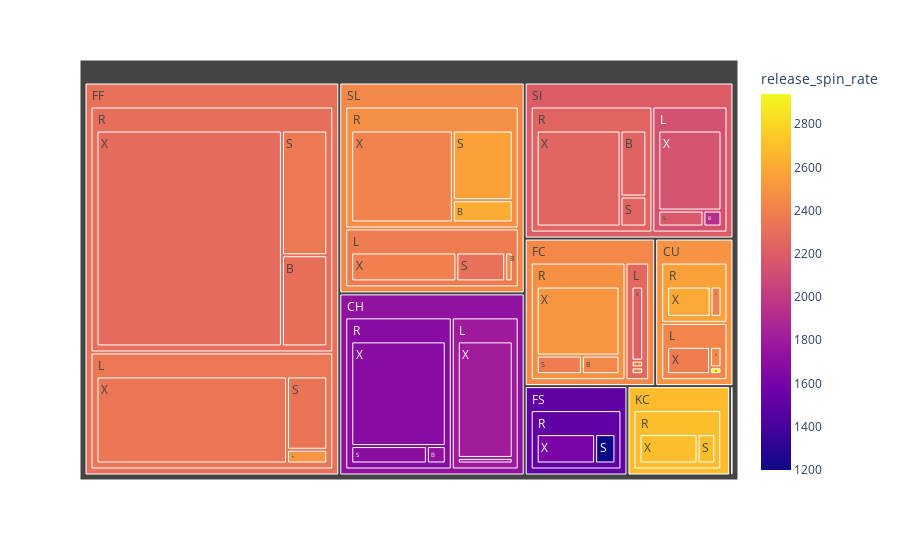

The notebook cell saved with this chart:
### Code cell
import plotly.express as px

km.dropna(subset='release_spin_rate', inplace=True)
fig = px.treemap(km,
                 path=['pitch_type', 'p_throws', 'type'],
                 color='release_spin_rate')
fig.show()

### Figure 1 — Plotly figure (JSON) as saved in the notebook; plotly's stock layout.template omitted (floating-point values rounded to 4 significant figures)
{"data": [{"branchvalues": "total", "customdata": [[2940], [2498], [2502.0], [1924.0], [2444], [1738], [2432.0], [2306.0], [2233], [2611.0], [1802], [2783], [2439.0], [2471], [2335.0], [2173], [2314.0], [1704.0], [2416.0], [2370.0], [2354.0], [1200.0], [2686.0], [2243], [2564.0], [1806.0], [2381.0], [2230.0], [2344.0], [2308], [2140.0], [2402.0], [1681.0], [2599.0], [2502.0], [2289.0], [1619.0], [2698], [2247], [2411.0], [1806.0], [2783], [2420.0], [2269.0], [2347.0], [2308], [2134.0], [2377.0], [1686.0], [2563.0], [2480.0], [2297.0], [1510.0], [2695.0], [2244.0], [2472.0], [1732.0], [2783], [2493.0], [2438.0], [2313.0], [1510.0], [2683.0], [2202.0], [2441.0]], "domain": {"x": [0, 1], "y": [0, 1]}, "hovertemplate": "labels=%{label}<br>count=%{value}<br>parent=%{parent}<br>id=%{id}<br>release_spin_rate=%{color}<extra></extra>", "ids": ["CU/L/B", "FC/L/B", "FF/L/B", "SI/L/B", "SL/L/B", "CH/R/B", "FC/R/B", "FF/R/B", "SI/R/B", "SL/R/B", "CH/L/S", "CS/L/S", "CU/L/S", "FC/L/S", "FF/L/S", "SI/L/S", "SL/L/S", "CH/R/S", "CU/R/S", "FC/R/S", "FF/R/S", "FS/R/S", "KC/R/S", "SI/R/S", "SL/R/S", "CH/L/X", "CU/L/X", "FC/L/X", "FF/L/X", "KC/L/X", "SI/L/X", "SL/L/X", "CH/R/X", "CU/R/X", "FC/R/X", "FF/R/X", "FS/R/X", "KC/R/X", "SI/R/X", "SL/R/X", "CH/L", "CS/L", "CU/L", "FC/L", "FF/L", "KC/L", "SI/L", "SL/L", "CH/R", "CU/R", "FC/R", "FF/R", "FS/R", "KC/R", "SI/R", "SL/R", "CH", "CS", "CU", "FC", "FF", "FS", "KC", "SI", "SL"], "labels": ["B", "B", "B", "B", "B", "B", "B", "B", "B", "B", "S", "S", "S", "S", "S", "S", "S", "S", "S", "S", "S", "S", "S", "S", "S", "X", "X", "X", "X", "X", "X", "X", "X", "X", "X", "X", "X", "X", "X", "X", "L", "L", "L", "L", "L", "L", "L", "L", "R", "R", "R", "R", "R", "R", "R", "R", "CH", "CS", "CU", "FC", "FF", "FS", "KC", "SI", "SL"], "marker": {"coloraxis": "coloraxis", "colors": [2940, 2498, 2502.0, 1924.0, 2444, 1738, 2432.0, 2306.0, 2233, 2611.0, 1802, 2783, 2439.0, 2471, 2335.0, 2173, 2314.0, 1704.0, 2416.0, 2370.0, 2354.0, 1200.0, 2686.0, 2243, 2564.0, 1806.0, 2381.0, 2230.0, 2344.0, 2308, 2140.0, 2402.0, 1681.0, 2599.0, 2502.0, 2289.0, 1619.0, 2698, 2247, 2411.0, 1806.0, 2783, 2420.0, 2269.0, 2347.0, 2308, 2134.0, 2377.0, 1686.0, 2563.0, 2480.0, 2297.0, 1510.0, 2695.0, 2244.0, 2472.0, 1732.0, 2783, 2493.0, 2438.0, 2313.0, 1510.0, 2683.0, 2202.0, 2441.0]}, "name": "", "parents": ["CU/L", "FC/L", "FF/L", "SI/L", "SL/L", "CH/R", "FC/R", "FF/R", "SI/R", "SL/R", "CH/L", "CS/L", "CU/L", "FC/L", "FF/L", "SI/L", "SL/L", "CH/R", "CU/R", "FC/R", "FF/R", "FS/R", "KC/R", "SI/R", "SL/R", "CH/L", "CU/L", "FC/L", "FF/L", "KC/L", "SI/L", "SL/L", "CH/R", "CU/R", "FC/R", "FF/R", "FS/R", "KC/R", "SI/R", "SL/R", "CH", "CS", "CU", "FC", "FF", "KC", "SI", "SL", "CH", "CU", "FC", "FF", "FS", "KC", "SI", "SL", "", "", "", "", "", "", "", "", ""], "type": "treemap", "values": [1, 1, 3, 2, 2, 2, 5, 19, 11, 8, 2, 1, 3, 1, 16, 5, 13, 8, 4, 6, 26, 8, 7, 5, 25, 42, 15, 11, 90, 1, 35, 28, 60, 16, 41, 184, 23, 23, 52, 56, 44, 1, 19, 13, 109, 1, 42, 43, 70, 20, 52, 229, 31, 30, 68, 89, 114, 1, 39, 65, 338, 31, 31, 110, 132]}], "layout": {"coloraxis": {"colorbar": {"title": {"text": "release_spin_rate"}}, "colorscale": [[0, "#0d0887"], [0.1111, "#46039f"], [0.2222, "#7201a8"], [0.3333, "#9c179e"], [0.4444, "#bd3786"], [0.5556, "#d8576b"], [0.6667, "#ed7953"], [0.7778, "#fb9f3a"], [0.8889, "#fdca26"], [1, "#f0f921"]]}, "legend": {"tracegroupgap": 0}, "margin": {"t": 60}}}
